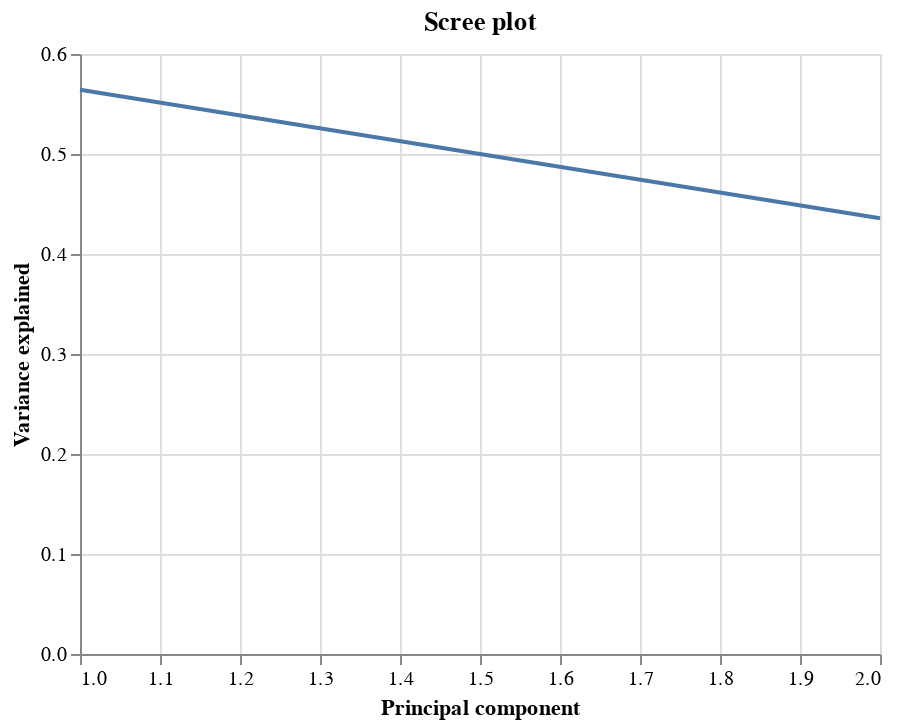

The cell this chart's notebook holds for it:
### Code cell
neg_urbanization_residual_value.get_scree_plot()

### Figure 1 — Vega-Lite specification as saved in the notebook (floating-point values rounded to 4 significant figures)
{"config": {"view": {"continuousWidth": 400, "continuousHeight": 300}}, "data": {"name": "data-2e8af801b80f28ca3be660aade44648d"}, "mark": "line", "encoding": {"x": {"field": "indices", "title": "Principal component", "type": "quantitative"}, "y": {"field": "var_explained", "title": "Variance explained", "type": "quantitative"}}, "title": "Scree plot", "$schema": "https://vega.github.io/schema/vega-lite/v4.17.0.json", "datasets": {"data-2e8af801b80f28ca3be660aade44648d": [{"indices": 1, "var_explained": 0.5642}, {"indices": 2, "var_explained": 0.4358}]}}
